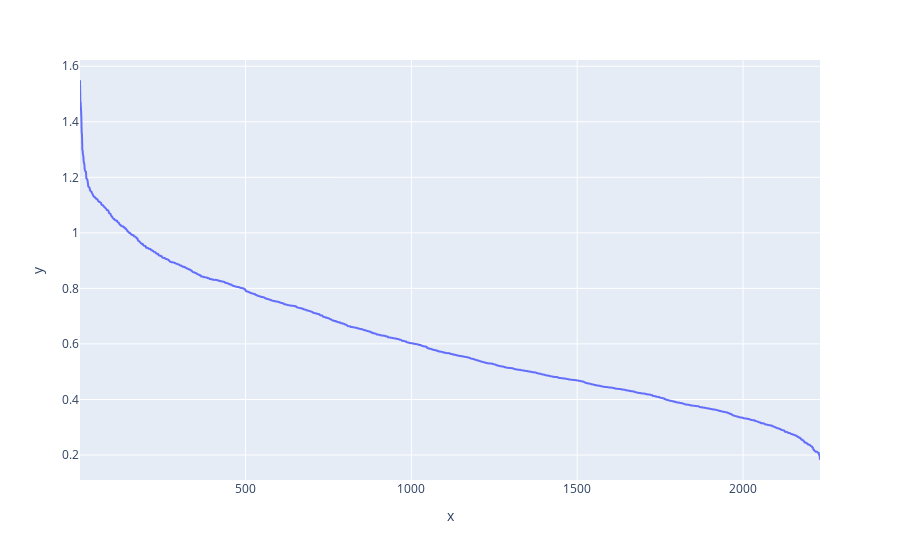

Here is the notebook cell this chart was saved with:
### Code cell
from sklearn.neighbors import NearestNeighbors
import plotly.express as px
neighbors = 20

nbrs = NearestNeighbors(n_neighbors=neighbors ).fit(cdf_normalized)
distances, indices = nbrs.kneighbors(cdf_normalized)
distance_desc = sorted(distances[:,neighbors-1], reverse=True)
px.line(x=list(range(1,len(distance_desc )+1)),y= distance_desc )

### Figure 1 — Plotly figure (JSON) as saved in the notebook; plotly's stock layout.template omitted (floating-point values rounded to 4 significant figures; data arrays with more than 128 entries replaced by an {"elided": "..."} marker saying what was removed)
{"data": [{"hovertemplate": "x=%{x}<br>y=%{y}<extra></extra>", "legendgroup": "", "line": {"color": "#636efa", "dash": "solid"}, "marker": {"symbol": "circle"}, "mode": "lines", "name": "", "showlegend": false, "type": "scattergl", "x": {"elided": "2232 int values"}, "xaxis": "x", "y": {"elided": "2232 float values"}, "yaxis": "y"}], "layout": {"legend": {"tracegroupgap": 0}, "margin": {"t": 60}, "xaxis": {"anchor": "y", "domain": [0, 1], "title": {"text": "x"}}, "yaxis": {"anchor": "x", "domain": [0, 1], "title": {"text": "y"}}}}
